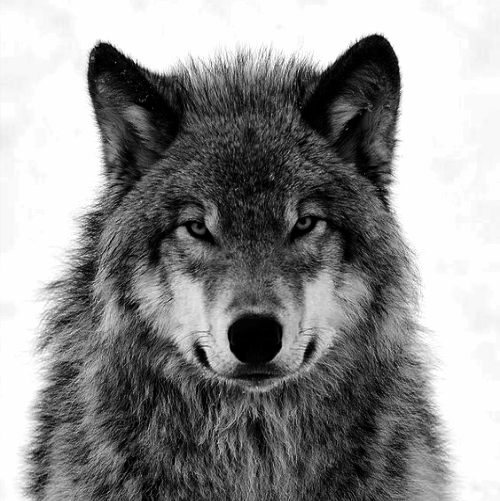
#> input picture lobo.png, 500 x 501 px
$ python convertImageCartoon.py
#> lines starting #> are read from the running program, lines starting #| are printed output that depends on the picture; after the words box and inside, x2 and y2 are one past the last pixel; in counts of white or black regions, pixels touching at a corner belong together
"""
Convertendo qualquer imagem, para uma imagem "cartoonizada"
"""

import cv2

# Lendo a imagem
img = cv2.imread("lobo.png")
#> img is the input picture: shape (501, 500, 3); min 0, max 254, mean 143.9

# Editando arestas
gray = cv2.cvtColor(img, cv2.COLOR_BGR2GRAY)
gray = cv2.medianBlur(gray, 5)
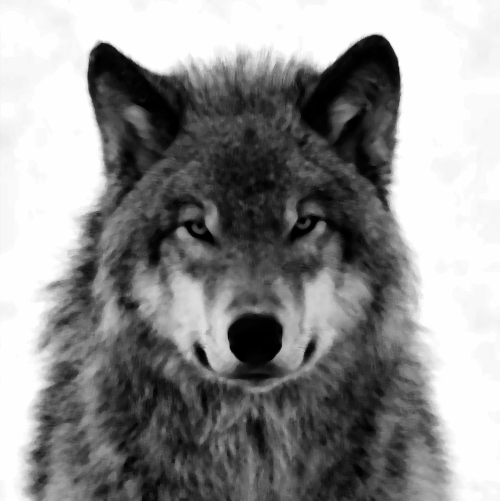
#> gray: shape (501, 500); min 0, max 254, mean 143.7
edges = cv2.adaptiveThreshold(gray, 255,
                              cv2.ADAPTIVE_THRESH_MEAN_C,
                              cv2.THRESH_BINARY, 9, 9)
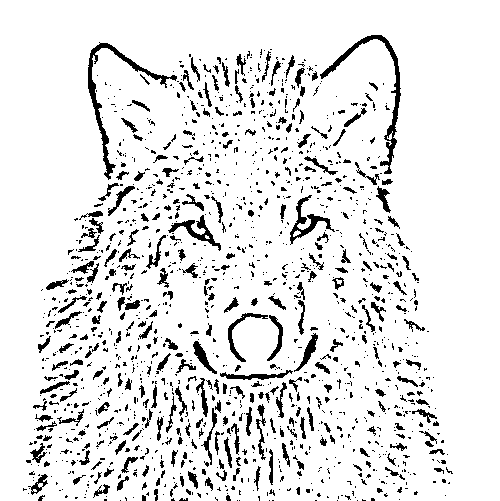
#> edges: shape (501, 500); 89.9% white; 1414 black regions (1111 under 20 px), largest, box (x1, y1, x2, y2) and area: (88, 42, 177, 180) 1130, (320, 35, 401, 174) 1111, (290, 195, 335, 245) 509

# Cartoonizando
color = cv2.bilateralFilter(img, 9, 250, 250)
cartoon = cv2.bitwise_and(color, color, mask=edges)
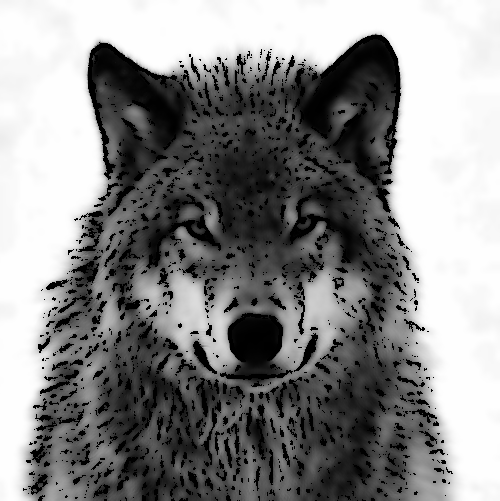
#> cartoon: shape (501, 500, 3); min 0, max 254, mean 137

cv2.imshow("Image", img)
cv2.imshow("edges", edges)
cv2.imshow("Cartoon", cartoon)
cv2.waitKey(0)
cv2.destroyAllWindows()
